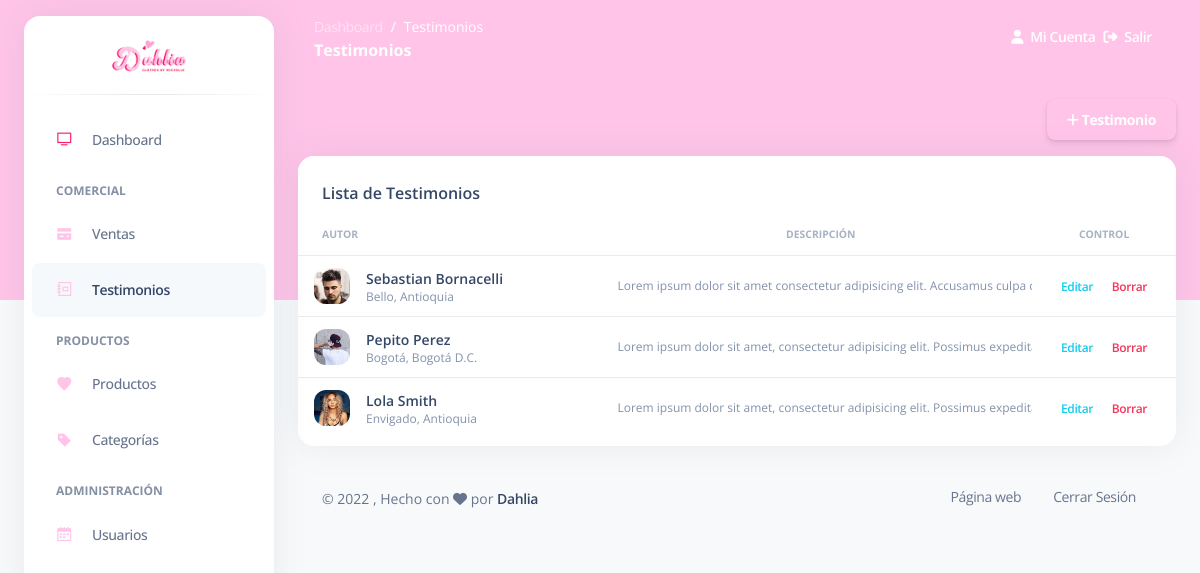
/dashboard/testimonios.php (signed in), run on the app's committed database.
### tables this page shows
CREATE TABLE `testimonios` (
  `id_testimonio` int(11) NOT NULL,
  `descripcion_testimonio` text NOT NULL,
  `image_testimonio` varchar(250) NOT NULL,
  `nombre_testimonio` varchar(50) NOT NULL,
  `ubicacion_testimonio` varchar(50) NOT NULL
);

### dashboard/testimonios.php (the view, shortened to what this page needs)
<?php
  require_once('../control/funciones.php');
  $conexion = conexion();
  $sentencia = $conexion->prepare("SELECT * FROM testimonios");
  $sentencia->execute();
  $testimonios = $sentencia->fetchAll();
?>
<!DOCTYPE html>
<html lang="es">
<?php require_once('vistas/head.php'); ?>
<body class="g-sidenav-show bg-gray-100">
  <div class="min-height-300 bg-primary position-absolute w-100"></div>
  <?php require_once('vistas/sidebar.php'); ?>
  <main class="main-content position-relative border-radius-lg">
    <?php require_once('vistas/navbar.php'); ?>
    <div class="container-fluid py-4">
      <div class="row">
        <div class="col-12 d-flex justify-content-end">
          <button class="btn btn-outline text-white"
            data-bs-toggle="modal" data-bs-target="#createModal">
            <i class="fa fa-plus" aria-hidden="true"></i>
            Testimonio
          </button>
        </div>
        <div class="col-lg-12 mb-lg-0 mb-4">
          <div class="card mb-4">
            <div class="card-header pb-0">
              <h6>Lista de Testimonios</h6>
            </div>
            <div class="card-body px-0 pt-0 pb-2">
              <div class="table-responsive p-0">
                <table class="table align-items-center mb-0">
                  <thead>
                    <tr>
                      <th class="text-uppercase text-secondary text-xxs font-weight-bolder opacity-7">Autor</th>
                      <th class="text-center text-uppercase text-secondary text-xxs font-weight-bolder opacity-7">Descripción</th>
                      <th class="text-center text-uppercase text-secondary text-xxs font-weight-bolder opacity-7">Control</th>
                    </tr>
                  </thead>
                  <tbody>
                    <?php foreach ($testimonios as $testimonio): ?>
                      <tr>
                        <td>
                          <div class="d-flex px-2 py-1">
                            <div>
                              <img src="<?php echo($RUTA); ?>/archivos/img/testimonios/<?php echo($testimonio['image_testimonio']); ?>" class="avatar avatar-sm me-3" alt="testimonio">
                            </div>
                            <div class="d-flex flex-column justify-content-center">
                              <h6 class="mb-0 text-sm"><?php echo($testimonio['nombre_testimonio']); ?></h6>
                              <p class="text-xs text-secondary mb-0"><?php echo($testimonio['ubicacion_testimonio']); ?></p>
                            </div>
                          </div>
                        </td>
                        <td class="text-sm text-truncate" style="max-width: 300px">
                          <p class="text-xs text-secondary mb-0 "><?php echo($testimonio['descripcion_testimonio']); ?></p>
                        </td>
                        <td class="align-middle text-center">
                          <a href="#" class="text-info font-weight-bold text-xs" data-bs-toggle="modal" data-bs-target="#editModal<?php echo($testimonio['id_testimonio']); ?>">
                            Editar
                          </a>
                          <a href="#" class="text-danger font-weight-bold text-xs ms-3" data-bs-toggle="modal" data-bs-target="#deleteModal<?php echo($testimonio['id_testimonio']); ?>">
                            Borrar
                          </a>
                        </td>
                      </tr>
                    <?php endforeach; ?>
                  </tbody>
                </table>
              </div>
            </div>
          </div>
        </div>
      </div>
      <?php require_once('vistas/footer.php'); ?>
    </div>
  </main>
</body>
</html>

### data on the page
testimonios: image_testimonio (picture), nombre_testimonio "Sebastian Bornacelli", ubicacion_testimonio "Bello, Antioquia", descripcion_testimonio "Lorem ipsum dolor sit amet consectetur adipisicing elit. Accusamus cul…"
testimonios: image_testimonio (picture), nombre_testimonio "Pepito Perez", ubicacion_testimonio "Bogotá, Bogotá D.C.", descripcion_testimonio "Lorem ipsum dolor sit amet, consectetur adipisicing elit. Possimus exp…"
testimonios: image_testimonio (picture), nombre_testimonio "Lola Smith", ubicacion_testimonio "Envigado, Antioquia", descripcion_testimonio "Lorem ipsum dolor sit amet, consectetur adipisicing elit. Possimus exp…"

### other printed values
$pagina_actual "Testimonios"
